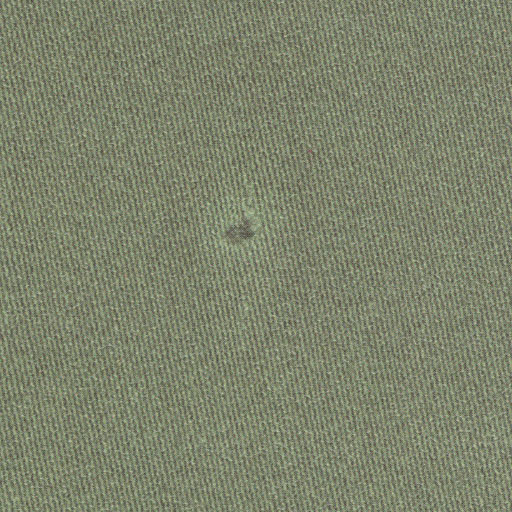
#> input picture Fabric Defect Detection/Task4_data/Fabric20.jpg, 512 x 512 px, found by its file name
$ python Fabric_Defect.py
#> lines starting #> are read from the running program, lines starting #| are printed output that depends on the picture; after the words box and inside, x2 and y2 are one past the last pixel; in counts of white or black regions, pixels touching at a corner belong together
import cv2
image_path = 'D:\AI-ML\Data-Resolute-AI-Internship\Task4_data\Fabric20.jpg'
image = cv2.imread(image_path)
#> image is the input picture: shape (512, 512, 3); mean B, G, R 108, 131.6, 125.9
gray = cv2.cvtColor(image, cv2.COLOR_BGR2GRAY)
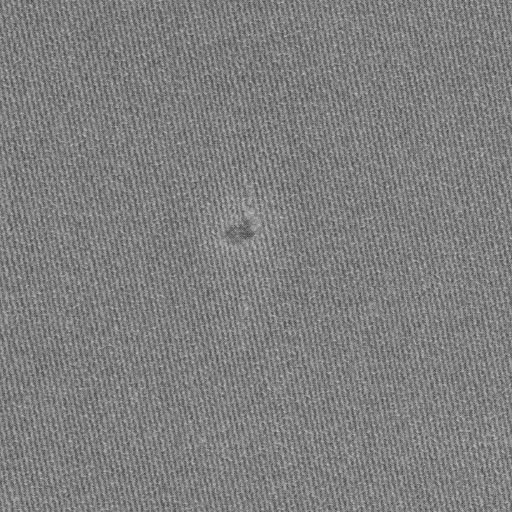
#> gray: shape (512, 512); min 57, max 200, mean 127.2
blur = cv2.medianBlur(gray, 3)
thresh = cv2.adaptiveThreshold(blur,255,cv2.ADAPTIVE_THRESH_GAUSSIAN_C, cv2.THRESH_BINARY_INV,27,6)
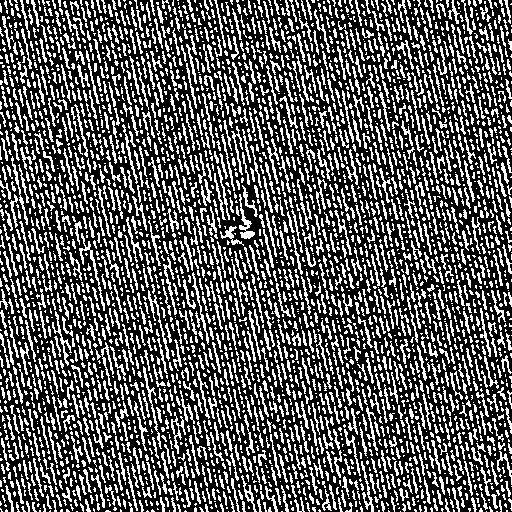
#> thresh: shape (512, 512); 34.5% white in thin lines or dots
##########################################################################
kernel = cv2.getStructuringElement(cv2.MORPH_RECT, (3,3))
close = cv2.morphologyEx(thresh, cv2.MORPH_CLOSE, kernel, iterations=1)
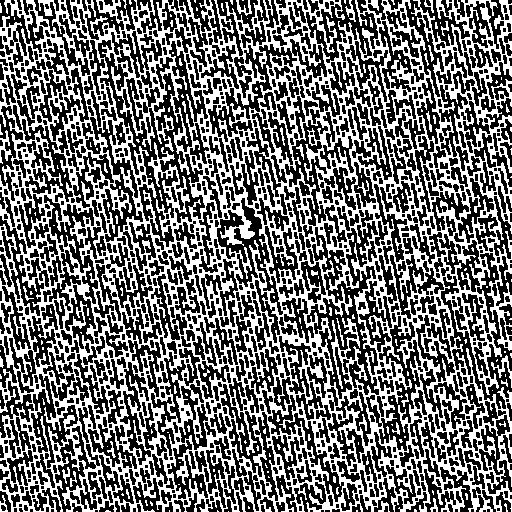
#> close: shape (512, 512); 43.5% white; 269 white regions (232 under 20 px), largest, box (x1, y1, x2, y2) and area: (0, 0, 512, 512) 110934, (491, 355, 512, 388) 159, (0, 130, 12, 164) 151
dilate = cv2.dilate(close, kernel, iterations=2)
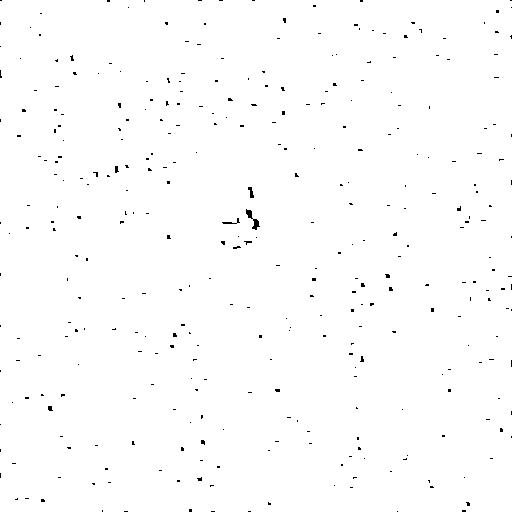
#> dilate: shape (512, 512); 99.3% white; black in thin lines or dots
cnts = cv2.findContours(dilate, cv2.RETR_EXTERNAL, cv2.CHAIN_APPROX_SIMPLE)
#> cnts = 1 contour; box (x1, y1, x2, y2) and area: (0, 0, 512, 512) 260976
cnts = cnts[0] if len(cnts) == 2 else cnts[1]
cnts = sorted(cnts, key=cv2.contourArea, reverse=True)[:10]
##########################################################################
minimum_area = 500
for c in cnts:
    area = cv2.contourArea(c)
    if area > minimum_area:
        M = cv2.moments(c)
        cX = int(M["m10"] / M["m00"]) #centre x, y
        cY = int(M["m01"] / M["m00"])
        cv2.circle(image, (cX, cY), 30, (36, 255, 12), 2)
        x,y,w,h = cv2.boundingRect(c)
        cv2.putText(image, 'Defect'.format(w/2), (10,20), cv2.FONT_HERSHEY_SIMPLEX, 0.5, (255,0,0), 2)
        break
    else:
        cv2.putText(image, 'No defect', (10, 20), cv2.FONT_HERSHEY_SIMPLEX, 0.5, (255, 0, 0), 2)
#> this loop made 1 pass
#> (area, cX, cY, x, y, w, h) on pass 1: (260975.5, 255, 255, 0, 0, 512, 512)
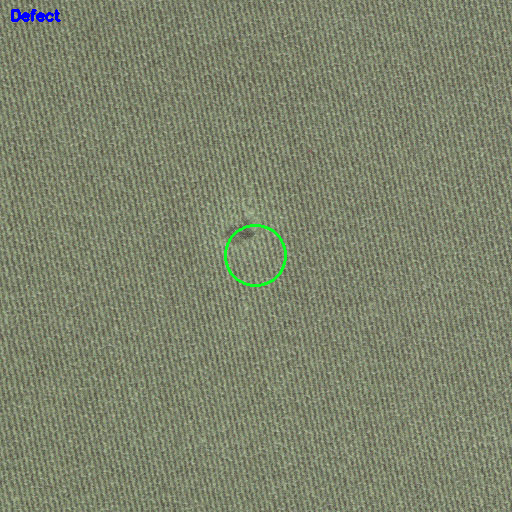
#> image: shape (512, 512, 3); 0.36% of pixels changed, all inside (x1, y1, x2, y2) = (11, 9, 287, 287)
##########################################################################
#cv2.imshow('thresh', thresh)
#cv2.imshow('close', close)
cv2.imshow('image', image)
cv2.waitKey()

$ run again, with Fabric Defect Detection/Task4_data/Fabric1.jpg copied over Fabric Defect Detection/Task4_data/Fabric20.jpg
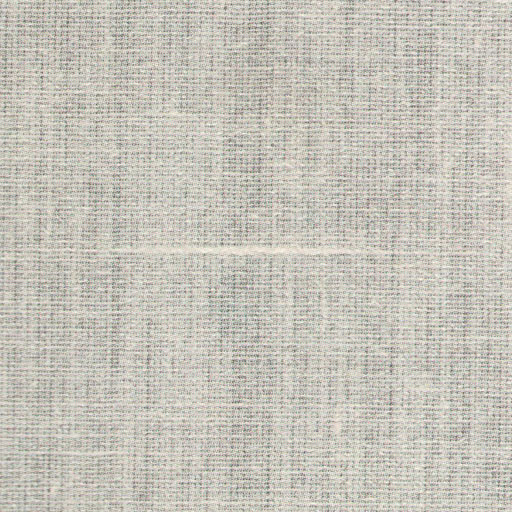
#> input picture Fabric Defect Detection/Task4_data/Fabric1.jpg, 512 x 512 px, found by its file name
#> image is the input picture: shape (512, 512, 3); mean B, G, R 185.4, 194.8, 197.7
#> `thresh = cv2.adaptiveThreshold(blur,255,cv2.ADAPTIVE_THRESH_GAUSSIAN_C..`:
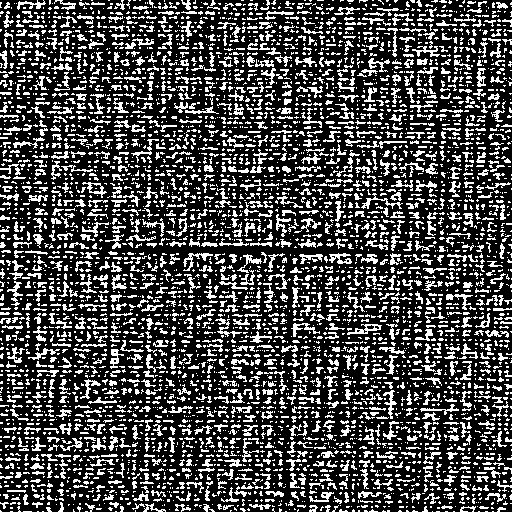
#> thresh: shape (512, 512); 28.3% white in thin lines or dots
#> close: shape (512, 512); 37.4% white; 778 white regions (571 under 20 px), largest, box (x1, y1, x2, y2) and area: (0, 0, 347, 249) 23945, (290, 0, 512, 345) 15574, (0, 245, 201, 451) 8989
#> dilate: shape (512, 512); 94.5% white; black in thin lines or dots
#> cnts = 1 contour; box (x1, y1, x2, y2) and area: (0, 0, 512, 512) 259881
#> the loop `for c in cnts:` made 1 pass
#> (area, cX, cY, x, y, w, h) on pass 1: (259881, 255, 255, 0, 0, 512, 512)
#> after the loop `for c in cnts:`:
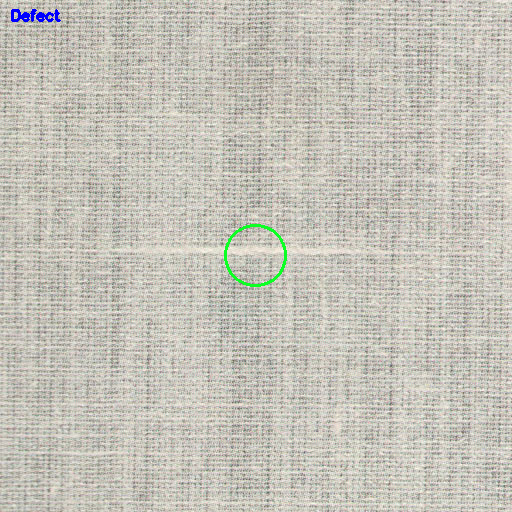
#> image: shape (512, 512, 3); 0.36% of pixels changed, all inside (x1, y1, x2, y2) = (11, 9, 287, 287)

$ run again, with Fabric Defect Detection/Task4_data/Fabric10.jpg copied over Fabric Defect Detection/Task4_data/Fabric20.jpg
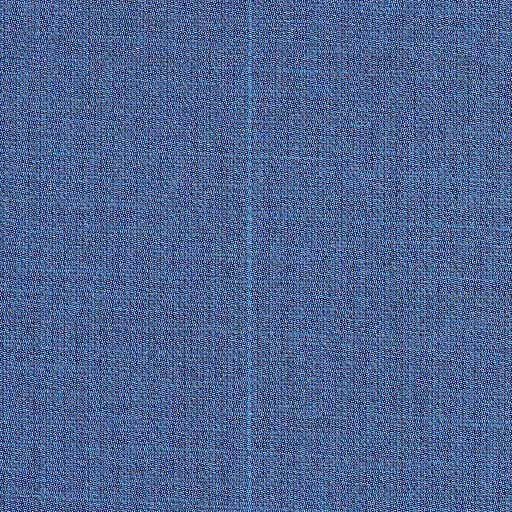
#> input picture Fabric Defect Detection/Task4_data/Fabric10.jpg, 512 x 512 px, found by its file name
#> image is the input picture: shape (512, 512, 3); mean B, G, R 146.2, 100.4, 76.8
#> `thresh = cv2.adaptiveThreshold(blur,255,cv2.ADAPTIVE_THRESH_GAUSSIAN_C..`:
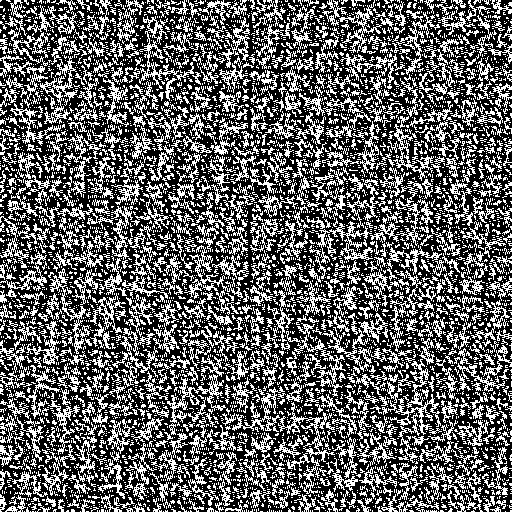
#> thresh: shape (512, 512); 37.9% white in thin lines or dots
#> close: shape (512, 512); 62.4% white; 2221 black regions (1115 under 20 px), largest, box (x1, y1, x2, y2) and area: (234, 76, 286, 140) 823, (478, 414, 512, 468) 656, (264, 427, 316, 483) 585
#> dilate: shape (512, 512); 99.6% white; black in thin lines or dots
#> cnts = 1 contour; box (x1, y1, x2, y2) and area: (0, 0, 512, 512) 261045
#> the loop `for c in cnts:` made 1 pass
#> (area, cX, cY, x, y, w, h) on pass 1: (261045, 255, 255, 0, 0, 512, 512)
#> after the loop `for c in cnts:`:
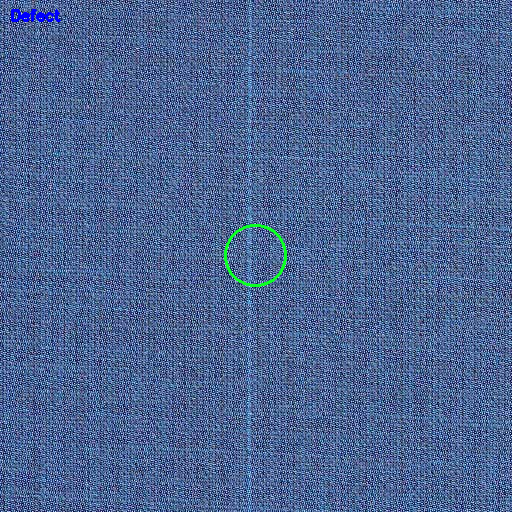
#> image: shape (512, 512, 3); 0.36% of pixels changed, all inside (x1, y1, x2, y2) = (11, 9, 287, 287)

$ run again, with Fabric Defect Detection/Task4_data/Fabric11.jpg copied over Fabric Defect Detection/Task4_data/Fabric20.jpg
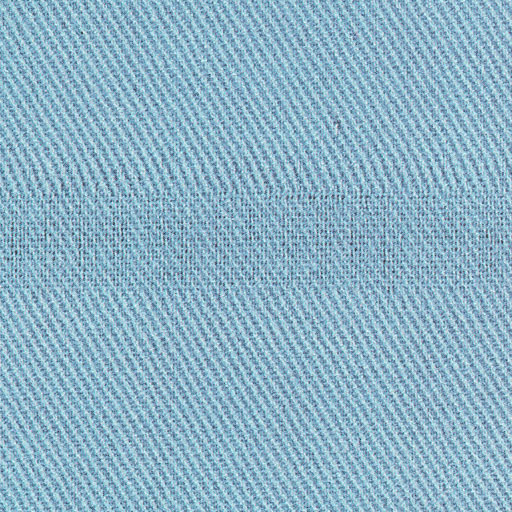
#> input picture Fabric Defect Detection/Task4_data/Fabric11.jpg, 512 x 512 px, found by its file name
#> image is the input picture: shape (512, 512, 3); mean B, G, R 199.2, 179.2, 140.4
#> `thresh = cv2.adaptiveThreshold(blur,255,cv2.ADAPTIVE_THRESH_GAUSSIAN_C..`:
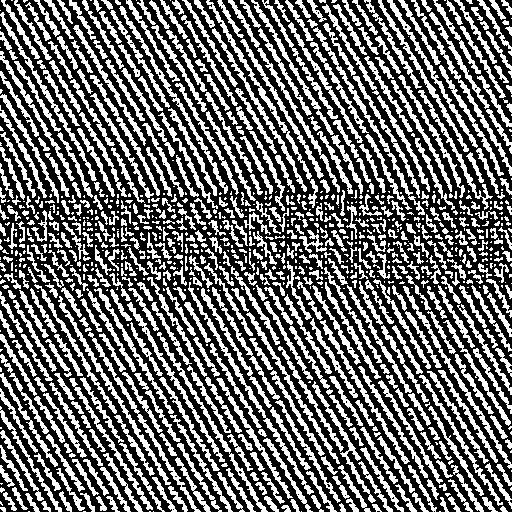
#> thresh: shape (512, 512); 40.9% white; 1016 white regions (417 under 20 px), largest, box (x1, y1, x2, y2) and area: (188, 282, 314, 495) 1025, (58, 296, 171, 485) 944, (313, 27, 425, 215) 911
#> close: shape (512, 512); 45.6% white; 72 white regions (21 under 20 px), largest, box (x1, y1, x2, y2) and area: (0, 0, 512, 512) 90369, (41, 264, 201, 512) 1300, (0, 291, 131, 512) 1143
#> dilate: shape (512, 512); 97.1% white; black in thin lines or dots
#> cnts = 1 contour; box (x1, y1, x2, y2) and area: (0, 0, 512, 512) 260684
#> the loop `for c in cnts:` made 1 pass
#> (area, cX, cY, x, y, w, h) on pass 1: (260683.5, 255, 255, 0, 0, 512, 512)
#> after the loop `for c in cnts:`:
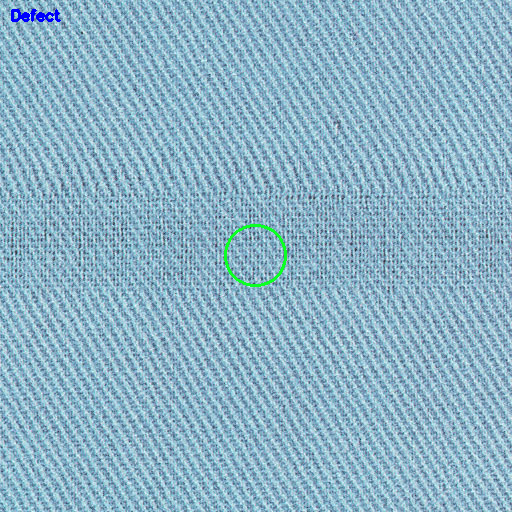
#> image: shape (512, 512, 3); 0.36% of pixels changed, all inside (x1, y1, x2, y2) = (11, 9, 287, 287)
